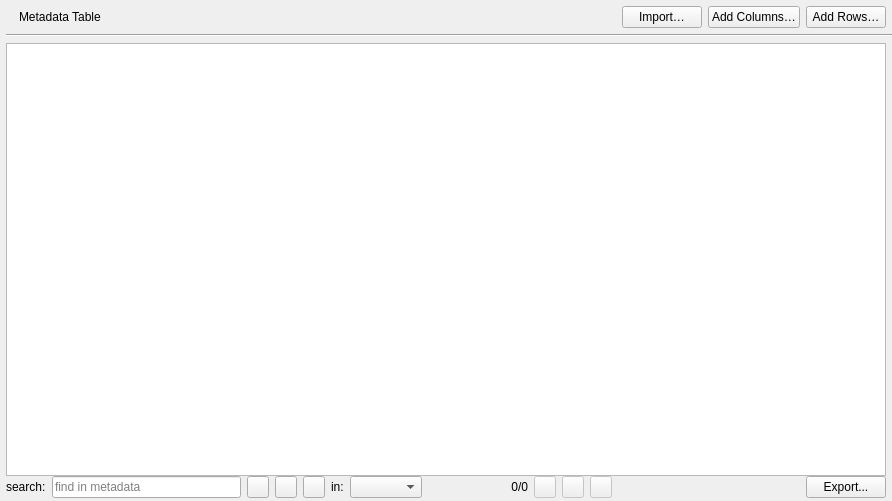
<?xml version="1.0" encoding="UTF-8"?>
<ui version="4.0">
 <class>panel_metadata_table_content</class>
 <widget class="QWidget" name="panel_metadata_table_content">
  <property name="geometry">
   <rect>
    <x>0</x>
    <y>0</y>
    <width>892</width>
    <height>501</height>
   </rect>
  </property>
  <property name="windowTitle">
   <string>Metadata</string>
  </property>
  <property name="surfaceRole" stdset="0">
   <string>panel</string>
  </property>
  <layout class="QVBoxLayout" name="verticalLayout">
   <property name="spacing">
    <number>0</number>
   </property>
   <property name="leftMargin">
    <number>6</number>
   </property>
   <property name="topMargin">
    <number>6</number>
   </property>
   <property name="rightMargin">
    <number>0</number>
   </property>
   <property name="bottomMargin">
    <number>3</number>
   </property>
   <item>
    <layout class="QHBoxLayout" name="layout_header">
     <property name="spacing">
      <number>6</number>
     </property>
     <property name="rightMargin">
      <number>6</number>
     </property>
     <property name="bottomMargin">
      <number>6</number>
     </property>
     <item>
      <widget class="QLabel" name="label_models_icon">
       <property name="sizePolicy">
        <sizepolicy hsizetype="Fixed" vsizetype="Preferred">
         <horstretch>0</horstretch>
         <verstretch>0</verstretch>
        </sizepolicy>
       </property>
       <property name="text">
        <string/>
       </property>
       <property name="pixmap">
        <pixmap>../../shared/icons/material/table.svg</pixmap>
       </property>
       <property name="iconName" stdset="0">
        <string>table</string>
       </property>
       <property name="iconSize" stdset="0">
        <number>20</number>
       </property>
      </widget>
     </item>
     <item>
      <widget class="QLabel" name="label_metadata_title">
       <property name="text">
        <string>Metadata Table</string>
       </property>
       <property name="scaledContents">
        <bool>true</bool>
       </property>
       <property name="margin">
        <number>0</number>
       </property>
       <property name="indent">
        <number>0</number>
       </property>
      </widget>
     </item>
     <item>
      <spacer name="horizontalSpacer">
       <property name="orientation">
        <enum>Qt::Orientation::Horizontal</enum>
       </property>
       <property name="sizeHint" stdset="0">
        <size>
         <width>40</width>
         <height>20</height>
        </size>
       </property>
      </spacer>
     </item>
     <item>
      <widget class="QWidget" name="panel_metadata_actions" native="true">
       <property name="surfaceRole" stdset="0">
        <string>panel</string>
       </property>
       <layout class="QHBoxLayout" name="layout_metadata_actions">
        <property name="spacing">
         <number>6</number>
        </property>
        <property name="leftMargin">
         <number>0</number>
        </property>
        <property name="topMargin">
         <number>0</number>
        </property>
        <property name="rightMargin">
         <number>0</number>
        </property>
        <property name="bottomMargin">
         <number>0</number>
        </property>
        <item>
         <widget class="QPushButton" name="button_import_metadata">
          <property name="text">
           <string>Import…</string>
          </property>
          <property name="default">
           <bool>false</bool>
          </property>
         </widget>
        </item>
        <item>
         <widget class="QPushButton" name="button_add_columns">
          <property name="text">
           <string>Add Columns…</string>
          </property>
         </widget>
        </item>
        <item>
         <widget class="QPushButton" name="button_add_rows">
          <property name="text">
           <string>Add Rows…</string>
          </property>
         </widget>
        </item>
       </layout>
      </widget>
     </item>
    </layout>
   </item>
   <item>
    <widget class="Line" name="line">
     <property name="orientation">
      <enum>Qt::Orientation::Horizontal</enum>
     </property>
     <property name="separatorRole" stdset="0">
      <string>inset</string>
     </property>
    </widget>
   </item>
   <item>
    <widget class="QFrame" name="panel_metadata_table">
     <property name="sizePolicy">
      <sizepolicy hsizetype="Expanding" vsizetype="Expanding">
       <horstretch>0</horstretch>
       <verstretch>0</verstretch>
      </sizepolicy>
     </property>
     <property name="frameShape">
      <enum>QFrame::Shape::NoFrame</enum>
     </property>
     <property name="frameShadow">
      <enum>QFrame::Shadow::Plain</enum>
     </property>
     <property name="lineWidth">
      <number>0</number>
     </property>
     <property name="surfaceRole" stdset="0">
      <string>panel</string>
     </property>
     <layout class="QVBoxLayout" name="layout_vertical_layout_2">
      <property name="spacing">
       <number>0</number>
      </property>
      <property name="leftMargin">
       <number>0</number>
      </property>
      <property name="topMargin">
       <number>6</number>
      </property>
      <property name="rightMargin">
       <number>6</number>
      </property>
      <property name="bottomMargin">
       <number>0</number>
      </property>
      <item>
       <widget class="QTableView" name="table_metadata">
        <property name="alternatingRowColors">
         <bool>true</bool>
        </property>
        <property name="gridRole" stdset="0">
         <string>subtle</string>
        </property>
        <attribute name="horizontalHeaderStretchLastSection">
         <bool>true</bool>
        </attribute>
        <attribute name="verticalHeaderVisible">
         <bool>false</bool>
        </attribute>
       </widget>
      </item>
      <item>
       <widget class="QWidget" name="panel_metadata_search" native="true">
        <property name="surfaceRole" stdset="0">
         <string>panel</string>
        </property>
        <layout class="QHBoxLayout" name="layout_horizontal_layout_3">
         <property name="spacing">
          <number>6</number>
         </property>
         <property name="leftMargin">
          <number>0</number>
         </property>
         <property name="topMargin">
          <number>0</number>
         </property>
         <property name="rightMargin">
          <number>0</number>
         </property>
         <property name="bottomMargin">
          <number>0</number>
         </property>
         <item>
          <widget class="QLabel" name="label_search">
           <property name="text">
            <string>search:</string>
           </property>
          </widget>
         </item>
         <item>
          <widget class="QLineEdit" name="edit_metadata_search">
           <property name="enabled">
            <bool>true</bool>
           </property>
           <property name="placeholderText">
            <string>find in metadata</string>
           </property>
          </widget>
         </item>
         <item>
          <widget class="QToolButton" name="button_metadata_match_case">
           <property name="maximumSize">
            <size>
             <width>22</width>
             <height>22</height>
            </size>
           </property>
           <property name="toolTip">
            <string>regular expression</string>
           </property>
           <property name="text">
            <string/>
           </property>
           <property name="icon">
            <iconset>
             <normaloff>../../shared/icons/material/match_case.svg</normaloff>../../shared/icons/material/match_case.svg</iconset>
           </property>
           <property name="checkable">
            <bool>true</bool>
           </property>
           <property name="checked">
            <bool>false</bool>
           </property>
           <property name="iconName" stdset="0">
            <string>match_case</string>
           </property>
          </widget>
         </item>
         <item>
          <widget class="QToolButton" name="button_metadata_match_word">
           <property name="maximumSize">
            <size>
             <width>22</width>
             <height>22</height>
            </size>
           </property>
           <property name="toolTip">
            <string>regular expression</string>
           </property>
           <property name="text">
            <string/>
           </property>
           <property name="icon">
            <iconset>
             <normaloff>../../shared/icons/material/match_word.svg</normaloff>../../shared/icons/material/match_word.svg</iconset>
           </property>
           <property name="checkable">
            <bool>true</bool>
           </property>
           <property name="checked">
            <bool>false</bool>
           </property>
           <property name="iconName" stdset="0">
            <string>match_word</string>
           </property>
          </widget>
         </item>
         <item>
          <widget class="QToolButton" name="button_metadata_search_regex">
           <property name="maximumSize">
            <size>
             <width>22</width>
             <height>22</height>
            </size>
           </property>
           <property name="toolTip">
            <string>regular expression</string>
           </property>
           <property name="text">
            <string/>
           </property>
           <property name="icon">
            <iconset>
             <normaloff>../../shared/icons/material/regex.svg</normaloff>../../shared/icons/material/regex.svg</iconset>
           </property>
           <property name="checkable">
            <bool>true</bool>
           </property>
           <property name="checked">
            <bool>false</bool>
           </property>
           <property name="iconName" stdset="0">
            <string>regex</string>
           </property>
          </widget>
         </item>
         <item>
          <widget class="QLabel" name="label_search_in">
           <property name="text">
            <string>in:</string>
           </property>
          </widget>
         </item>
         <item>
          <widget class="QComboBox" name="combo_search_column"/>
         </item>
         <item alignment="Qt::AlignmentFlag::AlignRight">
          <widget class="QLabel" name="label_metadata_search_matches">
           <property name="sizePolicy">
            <sizepolicy hsizetype="Fixed" vsizetype="Preferred">
             <horstretch>0</horstretch>
             <verstretch>0</verstretch>
            </sizepolicy>
           </property>
           <property name="minimumSize">
            <size>
             <width>100</width>
             <height>0</height>
            </size>
           </property>
           <property name="layoutDirection">
            <enum>Qt::LayoutDirection::LeftToRight</enum>
           </property>
           <property name="text">
            <string>0/0</string>
           </property>
           <property name="alignment">
            <set>Qt::AlignmentFlag::AlignRight|Qt::AlignmentFlag::AlignTrailing|Qt::AlignmentFlag::AlignVCenter</set>
           </property>
          </widget>
         </item>
         <item>
          <widget class="QToolButton" name="button_metadata_search_previous">
           <property name="enabled">
            <bool>false</bool>
           </property>
           <property name="maximumSize">
            <size>
             <width>22</width>
             <height>22</height>
            </size>
           </property>
           <property name="toolTip">
            <string>previous</string>
           </property>
           <property name="text">
            <string/>
           </property>
           <property name="icon">
            <iconset>
             <normaloff>../../shared/icons/material/up.svg</normaloff>../../shared/icons/material/up.svg</iconset>
           </property>
           <property name="iconName" stdset="0">
            <string>up</string>
           </property>
          </widget>
         </item>
         <item>
          <widget class="QToolButton" name="button_metadata_search_next">
           <property name="enabled">
            <bool>false</bool>
           </property>
           <property name="maximumSize">
            <size>
             <width>22</width>
             <height>22</height>
            </size>
           </property>
           <property name="toolTip">
            <string>next</string>
           </property>
           <property name="text">
            <string/>
           </property>
           <property name="icon">
            <iconset>
             <normaloff>../../shared/icons/material/down.svg</normaloff>../../shared/icons/material/down.svg</iconset>
           </property>
           <property name="iconName" stdset="0">
            <string>down</string>
           </property>
          </widget>
         </item>
         <item>
          <widget class="QToolButton" name="button_metadata_search_clear">
           <property name="enabled">
            <bool>false</bool>
           </property>
           <property name="maximumSize">
            <size>
             <width>22</width>
             <height>22</height>
            </size>
           </property>
           <property name="toolTip">
            <string>stop search</string>
           </property>
           <property name="text">
            <string/>
           </property>
           <property name="icon">
            <iconset>
             <normaloff>../../shared/icons/material/close.svg</normaloff>../../shared/icons/material/close.svg</iconset>
           </property>
           <property name="iconName" stdset="0">
            <string>close</string>
           </property>
          </widget>
         </item>
         <item>
          <spacer name="horizontalSpacer_2">
           <property name="orientation">
            <enum>Qt::Orientation::Horizontal</enum>
           </property>
           <property name="sizeHint" stdset="0">
            <size>
             <width>40</width>
             <height>20</height>
            </size>
           </property>
          </spacer>
         </item>
         <item>
          <widget class="QPushButton" name="button_export_metadata">
           <property name="text">
            <string>Export...</string>
           </property>
          </widget>
         </item>
        </layout>
       </widget>
      </item>
     </layout>
    </widget>
   </item>
  </layout>
 </widget>
 <resources/>
 <connections/>
</ui>
